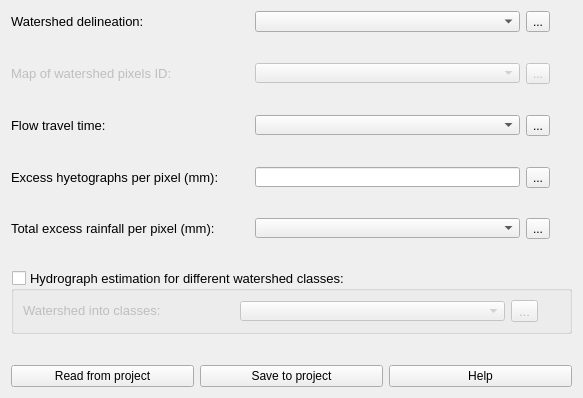
              <widget class="QWidget" name="scrollAreaWidgetContents_2">
               <property name="geometry">
                <rect>
                 <x>0</x>
                 <y>0</y>
                 <width>583</width>
                 <height>398</height>
                </rect>
               </property>
               <layout class="QGridLayout" name="gridLayout_14">
                <item row="0" column="0">
                 <layout class="QVBoxLayout" name="verticalLayout_2">
                  <item>
                   <layout class="QGridLayout" name="gridLayout_22">
                    <item row="1" column="1">
                     <widget class="QComboBox" name="cb_1_pg2">
                      <property name="minimumSize">
                       <size>
                        <width>265</width>
                        <height>20</height>
                       </size>
                      </property>
                      <property name="maximumSize">
                       <size>
                        <width>265</width>
                        <height>24</height>
                       </size>
                      </property>
                     </widget>
                    </item>
                    <item row="1" column="0">
                     <widget class="QLabel" name="label_29">
                      <property name="text">
                       <string>&lt;html&gt;&lt;head/&gt;&lt;body&gt;&lt;p align=&quot;justify&quot;&gt;&lt;span style=&quot; font-size:10pt;&quot;&gt;Watershed delineation:&lt;/span&gt;&lt;/p&gt;&lt;/body&gt;&lt;/html&gt;</string>
                      </property>
                     </widget>
                    </item>
                    <item row="1" column="3">
                     <widget class="QLabel" name="label_33">
                      <property name="sizePolicy">
                       <sizepolicy hsizetype="Preferred" vsizetype="Preferred">
                        <horstretch>0</horstretch>
                        <verstretch>0</verstretch>
                       </sizepolicy>
                      </property>
                      <property name="minimumSize">
                       <size>
                        <width>16</width>
                        <height>16</height>
                       </size>
                      </property>
                      <property name="maximumSize">
                       <size>
                        <width>16</width>
                        <height>16</height>
                       </size>
                      </property>
                      <property name="toolTip">
                       <string>&lt;html&gt;&lt;head/&gt;&lt;body&gt;&lt;p&gt;Add the watershed delineation. The file must be a raster type (geotiff).&lt;/p&gt;&lt;/body&gt;&lt;/html&gt;</string>
                      </property>
                      <property name="text">
                       <string/>
                      </property>
                      <property name="pixmap">
                       <pixmap resource="resources.qrc">:/plugins/hidroPixel/icons/icons/info(2).png</pixmap>
                      </property>
                      <property name="scaledContents">
                       <bool>true</bool>
                      </property>
                     </widget>
                    </item>
                    <item row="1" column="2">
                     <widget class="QToolButton" name="tbtn_pg2_1">
                      <property name="toolTip">
                       <string>&lt;html&gt;&lt;head/&gt;&lt;body&gt;&lt;p&gt;Add the watershed delineation. The file must be a raster type (geotiff).&lt;/p&gt;&lt;/body&gt;&lt;/html&gt;</string>
                      </property>
                      <property name="text">
                       <string>...</string>
                      </property>
                     </widget>
                    </item>
                   </layout>
                  </item>
                  <item>
                   <spacer name="verticalSpacer_5">
                    <property name="orientation">
                     <enum>Qt::Vertical</enum>
                    </property>
                    <property name="sizeHint" stdset="0">
                     <size>
                      <width>20</width>
                      <height>40</height>
                     </size>
                    </property>
                   </spacer>
                  </item>
                  <item>
                   <layout class="QGridLayout" name="gridLayout_21">
                    <item row="0" column="1">
                     <widget class="QComboBox" name="cb_2_pg2">
                      <property name="enabled">
                       <bool>false</bool>
                      </property>
                      <property name="minimumSize">
                       <size>
                        <width>265</width>
                        <height>20</height>
                       </size>
                      </property>
                      <property name="maximumSize">
                       <size>
                        <width>265</width>
                        <height>20</height>
                       </size>
                      </property>
                     </widget>
                    </item>
                    <item row="0" column="2">
                     <widget class="QToolButton" name="tbtn_pg2_2">
                      <property name="enabled">
                       <bool>false</bool>
                      </property>
                      <property name="toolTip">
                       <string>&lt;html&gt;&lt;head/&gt;&lt;body&gt;&lt;p&gt;&lt;br/&gt;&lt;/p&gt;&lt;/body&gt;&lt;/html&gt;</string>
                      </property>
                      <property name="text">
                       <string>...</string>
                      </property>
                     </widget>
                    </item>
                    <item row="0" column="3">
                     <widget class="QLabel" name="label_27">
                      <property name="enabled">
                       <bool>false</bool>
                      </property>
                      <property name="sizePolicy">
                       <sizepolicy hsizetype="Preferred" vsizetype="Preferred">
                        <horstretch>0</horstretch>
                        <verstretch>0</verstretch>
                       </sizepolicy>
                      </property>
                      <property name="minimumSize">
                       <size>
                        <width>16</width>
                        <height>16</height>
                       </size>
                      </property>
                      <property name="maximumSize">
                       <size>
                        <width>16</width>
                        <height>16</height>
                       </size>
                      </property>
                      <property name="toolTip">
                       <string>&lt;html&gt;&lt;head/&gt;&lt;body&gt;&lt;p&gt;Add the map of watershed ID. The file must be a raster type (geotiff).&lt;/p&gt;&lt;/body&gt;&lt;/html&gt;</string>
                      </property>
                      <property name="text">
                       <string/>
                      </property>
                      <property name="pixmap">
                       <pixmap resource="resources.qrc">:/plugins/hidroPixel/icons/icons/info(2).png</pixmap>
                      </property>
                      <property name="scaledContents">
                       <bool>true</bool>
                      </property>
                     </widget>
                    </item>
                    <item row="0" column="0">
                     <widget class="QLabel" name="label_28">
                      <property name="enabled">
                       <bool>false</bool>
                      </property>
                      <property name="text">
                       <string>&lt;html&gt;&lt;head/&gt;&lt;body&gt;&lt;p&gt;&lt;span style=&quot; font-size:10pt;&quot;&gt;Map of watershed pixels ID:&lt;/span&gt;&lt;/p&gt;&lt;/body&gt;&lt;/html&gt;</string>
                      </property>
                     </widget>
                    </item>
                   </layout>
                  </item>
                  <item>
                   <spacer name="verticalSpacer_6">
                    <property name="orientation">
                     <enum>Qt::Vertical</enum>
                    </property>
                    <property name="sizeHint" stdset="0">
                     <size>
                      <width>20</width>
                      <height>40</height>
                     </size>
                    </property>
                   </spacer>
                  </item>
                  <item>
                   <layout class="QGridLayout" name="gridLayout_24">
                    <item row="0" column="0">
                     <widget class="QLabel" name="label_31">
                      <property name="text">
                       <string>&lt;html&gt;&lt;head/&gt;&lt;body&gt;&lt;p align=&quot;justify&quot;&gt;&lt;span style=&quot; font-size:10pt;&quot;&gt;Flow travel time:&lt;/span&gt;&lt;/p&gt;&lt;/body&gt;&lt;/html&gt;</string>
                      </property>
                     </widget>
                    </item>
                    <item row="0" column="1">
                     <widget class="QComboBox" name="cb_3_pg2">
                      <property name="minimumSize">
                       <size>
                        <width>265</width>
                        <height>20</height>
                       </size>
                      </property>
                      <property name="maximumSize">
                       <size>
                        <width>265</width>
                        <height>20</height>
                       </size>
                      </property>
                     </widget>
                    </item>
                    <item row="0" column="2">
                     <widget class="QToolButton" name="tbtn_pg2_3">
                      <property name="text">
                       <string>...</string>
                      </property>
                     </widget>
                    </item>
                    <item row="0" column="3">
                     <widget class="QLabel" name="label_35">
                      <property name="sizePolicy">
                       <sizepolicy hsizetype="Preferred" vsizetype="Preferred">
                        <horstretch>0</horstretch>
                        <verstretch>0</verstretch>
                       </sizepolicy>
                      </property>
                      <property name="minimumSize">
                       <size>
                        <width>16</width>
                        <height>16</height>
                       </size>
                      </property>
                      <property name="maximumSize">
                       <size>
                        <width>16</width>
                        <height>16</height>
                       </size>
                      </property>
                      <property name="toolTip">
                       <string>&lt;html&gt;&lt;head/&gt;&lt;body&gt;&lt;p&gt;Add the map of travel time (min). The file must be a raster type (geotiff).&lt;/p&gt;&lt;/body&gt;&lt;/html&gt;</string>
                      </property>
                      <property name="text">
                       <string/>
                      </property>
                      <property name="pixmap">
                       <pixmap resource="resources.qrc">:/plugins/hidroPixel/icons/icons/info(2).png</pixmap>
                      </property>
                      <property name="scaledContents">
                       <bool>true</bool>
                      </property>
                     </widget>
                    </item>
                   </layout>
                  </item>
                  <item>
                   <spacer name="verticalSpacer_7">
                    <property name="orientation">
                     <enum>Qt::Vertical</enum>
                    </property>
                    <property name="sizeHint" stdset="0">
                     <size>
                      <width>20</width>
                      <height>40</height>
                     </size>
                    </property>
                   </spacer>
                  </item>
                  <item>
                   <layout class="QGridLayout" name="gridLayout_25">
                    <item row="0" column="1">
                     <widget class="QLineEdit" name="le_4_pg2">
                      <property name="sizePolicy">
                       <sizepolicy hsizetype="Minimum" vsizetype="Fixed">
                        <horstretch>0</horstretch>
                        <verstretch>0</verstretch>
                       </sizepolicy>
                      </property>
                      <property name="minimumSize">
                       <size>
                        <width>265</width>
                        <height>20</height>
                       </size>
                      </property>
                      <property name="maximumSize">
                       <size>
                        <width>265</width>
                        <height>20</height>
                       </size>
                      </property>
                      <property name="clearButtonEnabled">
                       <bool>true</bool>
                      </property>
                     </widget>
                    </item>
                    <item row="0" column="3">
                     <widget class="QLabel" name="label_36">
                      <property name="sizePolicy">
                       <sizepolicy hsizetype="Preferred" vsizetype="Preferred">
                        <horstretch>0</horstretch>
                        <verstretch>0</verstretch>
                       </sizepolicy>
                      </property>
                      <property name="minimumSize">
                       <size>
                        <width>16</width>
                        <height>16</height>
                       </size>
                      </property>
                      <property name="maximumSize">
                       <size>
                        <width>16</width>
                        <height>16</height>
                       </size>
                      </property>
                      <property name="toolTip">
                       <string>&lt;html&gt;&lt;head/&gt;&lt;body&gt;&lt;p&gt;Add the file contaning the Excess hyetographs per pixel (min).&lt;/p&gt;&lt;/body&gt;&lt;/html&gt;</string>
                      </property>
                      <property name="text">
                       <string/>
                      </property>
                      <property name="pixmap">
                       <pixmap resource="resources.qrc">:/plugins/hidroPixel/icons/icons/info(2).png</pixmap>
                      </property>
                      <property name="scaledContents">
                       <bool>true</bool>
                      </property>
                     </widget>
                    </item>
                    <item row="0" column="2">
                     <widget class="QToolButton" name="tbtn_pg2_4">
                      <property name="text">
                       <string>...</string>
                      </property>
                     </widget>
                    </item>
                    <item row="0" column="0">
                     <widget class="QLabel" name="label_32">
                      <property name="text">
                       <string>&lt;html&gt;&lt;head/&gt;&lt;body&gt;&lt;p align=&quot;justify&quot;&gt;&lt;span style=&quot; font-size:10pt;&quot;&gt;Excess hyetographs per pixel (mm):&lt;/span&gt;&lt;/p&gt;&lt;/body&gt;&lt;/html&gt;</string>
                      </property>
                     </widget>
                    </item>
                   </layout>
                  </item>
                  <item>
                   <spacer name="verticalSpacer_9">
                    <property name="orientation">
                     <enum>Qt::Vertical</enum>
                    </property>
                    <property name="sizeHint" stdset="0">
                     <size>
                      <width>20</width>
                      <height>40</height>
                     </size>
                    </property>
                   </spacer>
                  </item>
                  <item>
                   <layout class="QGridLayout" name="gridLayout_37">
                    <item row="0" column="2">
                     <widget class="QToolButton" name="tbtn_pg2_5">
                      <property name="text">
                       <string>...</string>
                      </property>
                     </widget>
                    </item>
                    <item row="0" column="0">
                     <widget class="QLabel" name="label_39">
                      <property name="text">
                       <string>&lt;html&gt;&lt;head/&gt;&lt;body&gt;&lt;p&gt;&lt;span style=&quot; font-size:10pt;&quot;&gt;Total excess rainfall per pixel (mm):&lt;/span&gt;&lt;/p&gt;&lt;/body&gt;&lt;/html&gt;</string>
                      </property>
                     </widget>
                    </item>
                    <item row="0" column="3">
                     <widget class="QLabel" name="label_38">
                      <property name="sizePolicy">
                       <sizepolicy hsizetype="Preferred" vsizetype="Preferred">
                        <horstretch>0</horstretch>
                        <verstretch>0</verstretch>
                       </sizepolicy>
                      </property>
                      <property name="minimumSize">
                       <size>
                        <width>16</width>
                        <height>16</height>
                       </size>
                      </property>
                      <property name="maximumSize">
                       <size>
                        <width>16</width>
                        <height>16</height>
                       </size>
                      </property>
                      <property name="toolTip">
                       <string>&lt;html&gt;&lt;head/&gt;&lt;body&gt;&lt;p&gt;Add the file contaning the total excess rainfall per pixel (mm).&lt;/p&gt;&lt;/body&gt;&lt;/html&gt;</string>
                      </property>
                      <property name="text">
                       <string/>
                      </property>
                      <property name="pixmap">
                       <pixmap resource="resources.qrc">:/plugins/hidroPixel/icons/icons/info(2).png</pixmap>
                      </property>
                      <property name="scaledContents">
                       <bool>true</bool>
                      </property>
                     </widget>
                    </item>
                    <item row="0" column="1">
                     <widget class="QComboBox" name="cb_5_pg2">
                      <property name="minimumSize">
                       <size>
                        <width>265</width>
                        <height>20</height>
                       </size>
                      </property>
                      <property name="maximumSize">
                       <size>
                        <width>265</width>
                        <height>20</height>
                       </size>
                      </property>
                     </widget>
                    </item>
                   </layout>
                  </item>
                  <item>
                   <spacer name="verticalSpacer_4">
                    <property name="orientation">
                     <enum>Qt::Vertical</enum>
                    </property>
                    <property name="sizeHint" stdset="0">
                     <size>
                      <width>20</width>
                      <height>40</height>
                     </size>
                    </property>
                   </spacer>
                  </item>
                  <item>
                   <widget class="QGroupBox" name="groupBox_2">
                    <property name="font">
                     <font>
                      <pointsize>10</pointsize>
                     </font>
                    </property>
                    <property name="title">
                     <string>Hydrograph estimation for different watershed classes:</string>
                    </property>
                    <property name="checkable">
                     <bool>true</bool>
                    </property>
                    <property name="checked">
                     <bool>false</bool>
                    </property>
                    <layout class="QGridLayout" name="gridLayout_12">
                     <item row="0" column="0">
                      <layout class="QGridLayout" name="gridLayout_28">
                       <item row="1" column="0">
                        <widget class="QLabel" name="label_30">
                         <property name="text">
                          <string>&lt;html&gt;&lt;head/&gt;&lt;body&gt;&lt;p align=&quot;justify&quot;&gt;&lt;span style=&quot; font-size:10pt;&quot;&gt;Watershed into classes:&lt;/span&gt;&lt;/p&gt;&lt;/body&gt;&lt;/html&gt;</string>
                         </property>
                        </widget>
                       </item>
                       <item row="1" column="2">
                        <widget class="QToolButton" name="tbtn_pg2_6">
                         <property name="toolTip">
                          <string>&lt;html&gt;&lt;head/&gt;&lt;body&gt;&lt;p&gt;Add the watershed delineation. The file must be a raster type (geotiff).&lt;/p&gt;&lt;/body&gt;&lt;/html&gt;</string>
                         </property>
                         <property name="text">
                          <string>...</string>
                         </property>
                        </widget>
                       </item>
                       <item row="1" column="1">
                        <widget class="QComboBox" name="cb_4_pg2">
                         <property name="minimumSize">
                          <size>
                           <width>265</width>
                           <height>20</height>
                          </size>
                         </property>
                         <property name="maximumSize">
                          <size>
                           <width>265</width>
                           <height>20</height>
                          </size>
                         </property>
                        </widget>
                       </item>
                       <item row="1" column="3">
                        <widget class="QLabel" name="label_40">
                         <property name="sizePolicy">
                          <sizepolicy hsizetype="Preferred" vsizetype="Preferred">
                           <horstretch>0</horstretch>
                           <verstretch>0</verstretch>
                          </sizepolicy>
                         </property>
                         <property name="minimumSize">
                          <size>
                           <width>16</width>
                           <height>16</height>
                          </size>
                         </property>
                         <property name="maximumSize">
                          <size>
                           <width>16</width>
                           <height>16</height>
                          </size>
                         </property>
                         <property name="toolTip">
                          <string>&lt;html&gt;&lt;head/&gt;&lt;body&gt;&lt;p&gt;Add the map of the watershed divided into different classes. The file must be a raster type (geotiff).&lt;/p&gt;&lt;/body&gt;&lt;/html&gt;</string>
                         </property>
                         <property name="text">
                          <string/>
                         </property>
                         <property name="pixmap">
                          <pixmap resource="resources.qrc">:/plugins/hidroPixel/icons/icons/info(2).png</pixmap>
                         </property>
                         <property name="scaledContents">
                          <bool>true</bool>
                         </property>
                        </widget>
                       </item>
                      </layout>
                     </item>
                    </layout>
                   </widget>
                  </item>
                  <item>
                   <spacer name="verticalSpacer_3">
                    <property name="orientation">
                     <enum>Qt::Vertical</enum>
                    </property>
                    <property name="sizeHint" stdset="0">
                     <size>
                      <width>20</width>
                      <height>40</height>
                     </size>
                    </property>
                   </spacer>
                  </item>
                  <item>
                   <layout class="QGridLayout" name="gridLayout_44">
                    <item row="0" column="0">
                     <widget class="QPushButton" name="btn_read_pg2">
                      <property name="text">
                       <string notr="true">Read from project</string>
                      </property>
                     </widget>
                    </item>
                    <item row="0" column="1">
                     <widget class="QPushButton" name="btn_save_file_pg2">
                      <property name="text">
                       <string notr="true">Save to project</string>
                      </property>
                     </widget>
                    </item>
                    <item row="0" column="2">
                     <widget class="QPushButton" name="btn_help_pg2">
                      <property name="text">
                       <string notr="true">Help</string>
                      </property>
                     </widget>
                    </item>
                   </layout>
                  </item>
                 </layout>
                </item>
               </layout>
              </widget>
